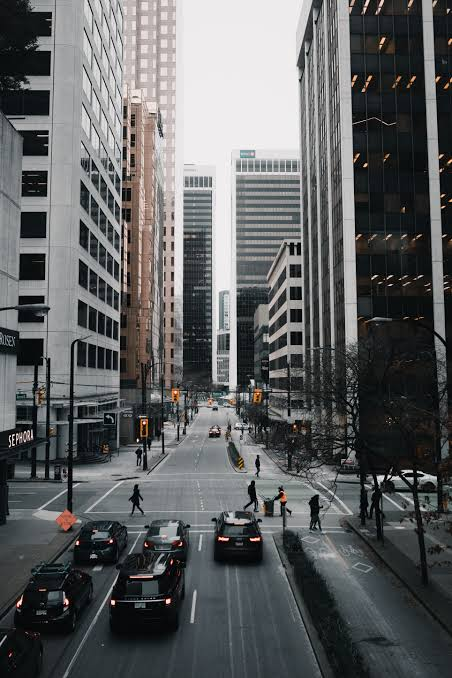
#> input picture edge_detection/images/input.jpeg, 452 x 678 px
$ python edge_detection.py   (older library calls are emulated)
#> lines starting #> are read from the running program, lines starting #| are printed output that depends on the picture

import cv2
import numpy as np
import matplotlib.pyplot as plt
import time

# 1. Load the input image
image = cv2.imread("images/input.jpeg")
#> image is the input picture: shape (678, 452, 3); mean B, G, R 96.8, 96, 94.4

if image is None:
    raise FileNotFoundError("Image not found! Check images/input.jpg")

print("Image loaded successfully:", image.shape)
#| Image loaded successfully: (678, 452, 3)

# 2. Convert image to grayscale
gray = cv2.cvtColor(image, cv2.COLOR_BGR2GRAY)

# 3. Apply Gaussian Blur to reduce noise
blurred = cv2.GaussianBlur(gray, (5, 5), 0)

# --------------------------------
# SOBEL EDGE DETECTION
# --------------------------------

start = time.time()

sobel_x = cv2.Sobel(
    blurred, cv2.CV_64F, 1, 0, ksize=3
)
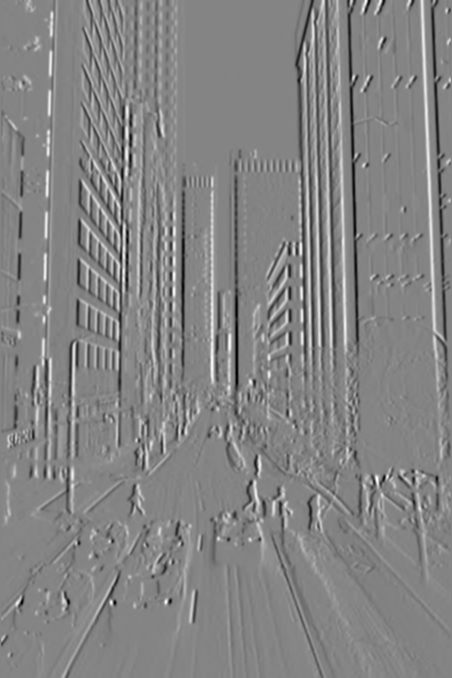
#> sobel_x: shape (678, 452) float64; min -512, max 475, mean -0.8; drawn with min black and max white

sobel_y = cv2.Sobel(
    blurred, cv2.CV_64F, 0, 1, ksize=3
)
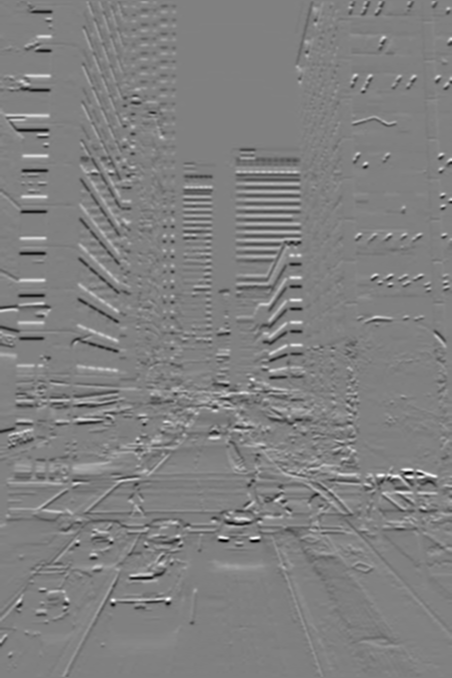
#> sobel_y: shape (678, 452) float64; min -489, max 479, mean -1.2; drawn with min black and max white

sobel_magnitude = np.sqrt(
    sobel_x**2 + sobel_y**2
)

sobel_edges = cv2.convertScaleAbs(sobel_magnitude)
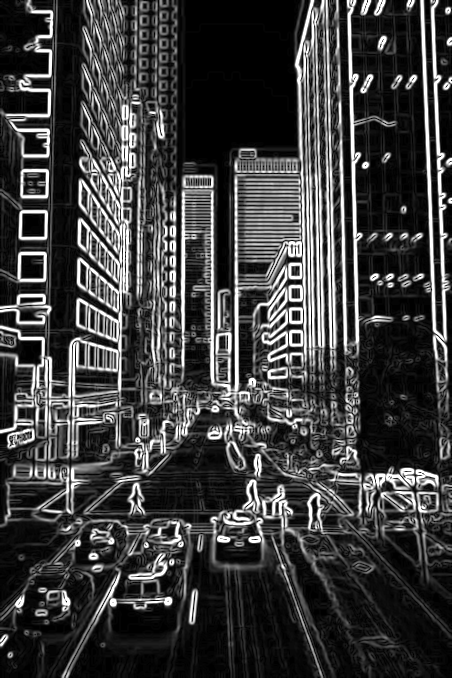
#> sobel_edges: shape (678, 452); min 0, max 255, mean 61.4

sobel_time = (time.time() - start) * 1000

# --------------------------------
# LAPLACIAN EDGE DETECTION
# --------------------------------

start = time.time()

laplacian = cv2.Laplacian(
    blurred, cv2.CV_64F, ksize=3
)
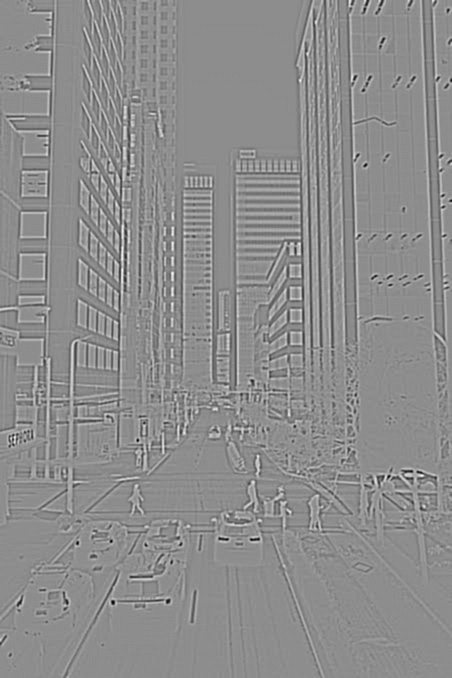
#> laplacian: shape (678, 452) float64; min -368, max 296, mean 0; drawn with min black and max white

laplacian_edges = cv2.convertScaleAbs(laplacian)
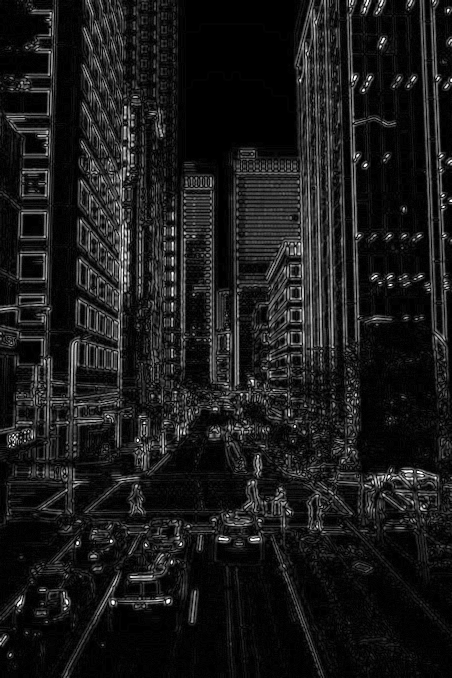
#> laplacian_edges: shape (678, 452); min 0, max 255, mean 26.2

laplacian_time = (time.time() - start) * 1000

# --------------------------------
# CANNY EDGE DETECTION
# --------------------------------

start = time.time()

canny_edges = cv2.Canny(
    blurred, 100, 200
)
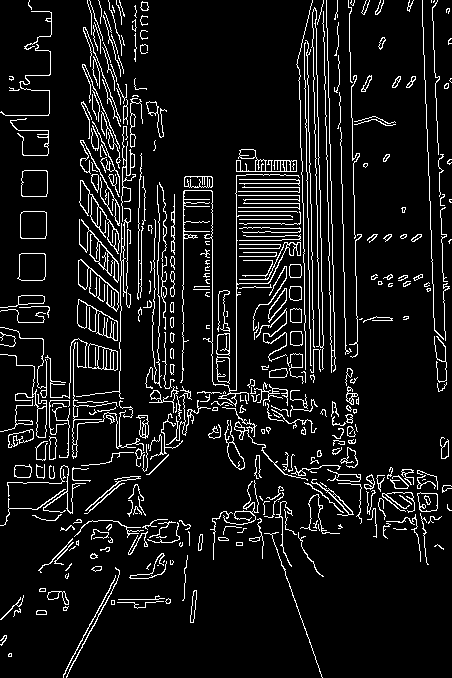
#> canny_edges: shape (678, 452); 8.7% white in thin lines or dots

canny_time = (time.time() - start) * 1000

# --------------------------------
# DISPLAY RESULTS
# --------------------------------

plt.figure(figsize=(12, 8))

plt.subplot(2, 2, 1)
plt.imshow(cv2.cvtColor(image, cv2.COLOR_BGR2RGB))
plt.title("Original Image")
plt.axis("off")

plt.subplot(2, 2, 2)
plt.imshow(sobel_edges, cmap="gray")
plt.title("Sobel Edge Detection")
plt.axis("off")

plt.subplot(2, 2, 3)
plt.imshow(laplacian_edges, cmap="gray")
plt.title("Laplacian Edge Detection")
plt.axis("off")

plt.subplot(2, 2, 4)
plt.imshow(canny_edges, cmap="gray")
plt.title("Canny Edge Detection")
plt.axis("off")

plt.tight_layout()
plt.savefig("edge_detection_results.png")
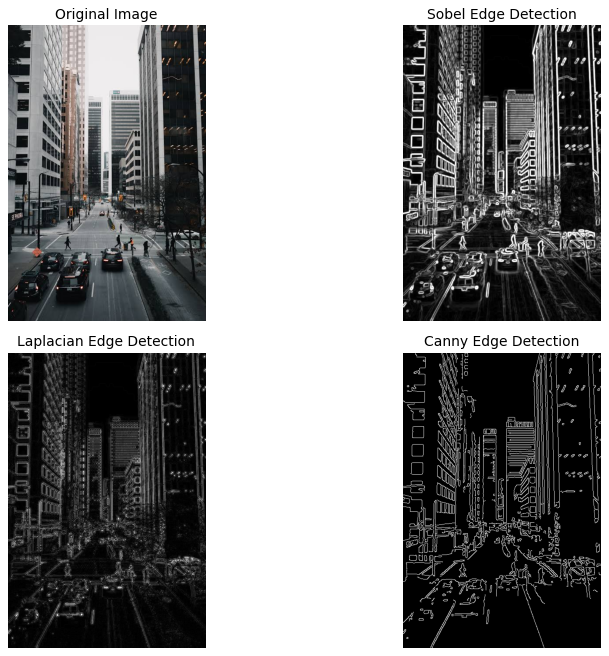
#> figure drawn by matplotlib, 4 panels
plt.show()

# --------------------------------
# PERFORMANCE COMPARISON
# --------------------------------

print("\n===== EDGE DETECTION PERFORMANCE =====")

print(f"Sobel Time:     {sobel_time:.3f} ms")
print(f"Laplacian Time: {laplacian_time:.3f} ms")
print(f"Canny Time:     {canny_time:.3f} ms")

print("\nResults saved as edge_detection_results.png")
